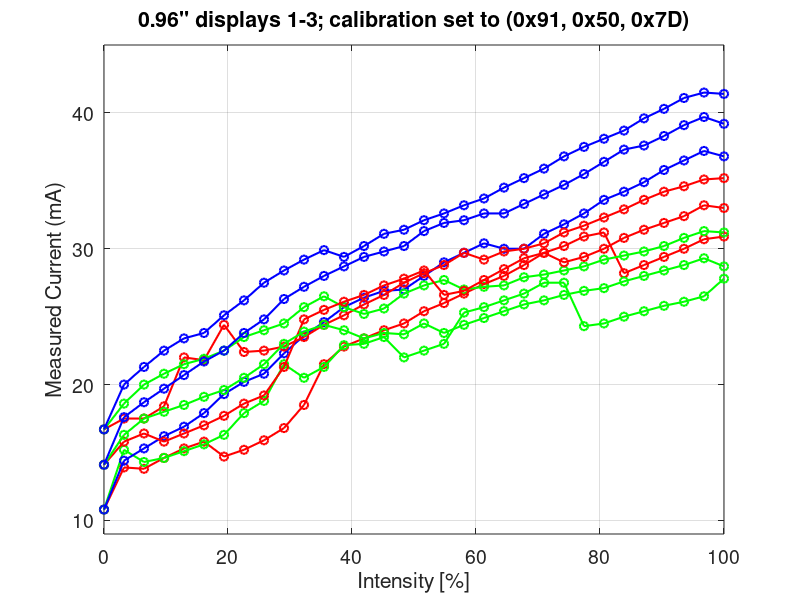

Write the MATLAB code that produced this figure.
clear;          % Clear the workspace
close all;      % Close old figures

data_values = linspace(0, 100, 32);

% display 1
data10 = [10.800, 13.900, 13.800, 14.600, 15.300, 15.800, 14.700, 15.200, 15.900, 16.800, 18.500, 21.500, 22.800, 23.400, 24.000, 24.500, 25.400, 26.000, 26.700, 27.400, 28.000, 28.800, 29.700, 30.200, 30.900, 31.200, 28.200, 28.800, 29.400, 30.000, 30.700, 30.900];
data11 = [10.800, 15.200, 14.300, 14.600, 15.100, 15.600, 16.300, 17.900, 18.800, 21.500, 20.500, 21.300, 22.900, 23.000, 23.500, 22.000, 22.500, 23.000, 25.300, 25.700, 26.200, 26.700, 27.500, 27.500, 24.300, 24.500, 25.000, 25.400, 25.800, 26.100, 26.500, 27.800];
data12 = [10.800, 14.400, 15.300, 16.200, 16.900, 17.900, 19.300, 20.200, 20.800, 22.300, 23.600, 24.600, 25.700, 26.400, 26.900, 27.000, 28.000, 29.000, 29.700, 30.400, 30.000, 30.000, 31.100, 31.800, 32.600, 33.600, 34.200, 34.900, 35.800, 36.500, 37.200, 36.800];

% display 2
data20 = [16.700, 17.500, 17.500, 18.400, 22.000, 21.800, 24.400, 22.400, 22.500, 22.800, 23.500, 24.400, 25.100, 25.900, 26.600, 27.500, 28.200, 28.800, 29.700, 29.200, 29.800, 30.000, 30.400, 31.200, 31.700, 32.300, 32.900, 33.600, 34.200, 34.600, 35.100, 35.200];
data21 = [16.700, 18.600, 20.000, 20.800, 21.500, 21.900, 22.500, 23.500, 24.000, 24.500, 25.700, 26.500, 25.700, 25.200, 25.600, 26.700, 27.300, 27.700, 27.000, 27.200, 27.300, 27.900, 28.100, 28.400, 28.700, 29.200, 29.500, 29.800, 30.200, 30.800, 31.300, 31.200];
data22 = [16.700, 20.000, 21.300, 22.500, 23.400, 23.800, 25.100, 26.200, 27.500, 28.400, 29.200, 29.900, 29.400, 30.200, 31.100, 31.400, 32.100, 32.600, 33.200, 33.700, 34.500, 35.200, 35.900, 36.800, 37.500, 38.100, 38.700, 39.600, 40.300, 41.100, 41.500, 41.400];

% display 3
data30 = [14.100, 15.800, 16.400, 15.800, 16.400, 17.000, 17.700, 18.600, 19.200, 21.300, 24.800, 25.500, 26.100, 26.600, 27.300, 27.800, 28.400, 26.600, 26.900, 27.700, 28.500, 29.300, 29.700, 29.000, 29.400, 30.000, 30.800, 31.400, 31.900, 32.400, 33.200, 33.000];
data31 = [14.100, 16.300, 17.500, 18.000, 18.500, 19.100, 19.600, 20.500, 21.500, 23.000, 23.900, 24.400, 24.000, 23.400, 23.800, 23.700, 24.500, 23.800, 24.400, 24.900, 25.400, 25.900, 26.200, 26.600, 26.900, 27.100, 27.600, 28.000, 28.400, 28.800, 29.300, 28.700];
data32 = [14.100, 17.600, 18.700, 19.700, 20.700, 21.700, 22.500, 23.800, 24.800, 26.300, 27.200, 28.000, 28.700, 29.400, 29.800, 30.200, 31.300, 31.900, 32.100, 32.600, 32.600, 33.300, 34.000, 34.700, 35.500, 36.400, 37.300, 37.600, 38.300, 39.100, 39.700, 39.200];

figure('position', [100, 100, 500, 500])

plot( data_values, data10, 'o-r', 'LineWidth', 1.5 ); hold on;
plot( data_values, data11, 'o-g', 'LineWidth', 1.5 );
plot( data_values, data12, 'o-b', 'LineWidth', 1.5 );

plot( data_values, data20, 'o-r', 'LineWidth', 1.5 );
plot( data_values, data21, 'o-g', 'LineWidth', 1.5 );
plot( data_values, data22, 'o-b', 'LineWidth', 1.5 );

plot( data_values, data30, 'o-r', 'LineWidth', 1.5 );
plot( data_values, data31, 'o-g', 'LineWidth', 1.5 );
plot( data_values, data32, 'o-b', 'LineWidth', 1.5 );

xlabel( 'Intensity [%]', 'fontsize', 10 ); ylabel( 'Measured Current (mA)', 'fontsize', 10 );
title( '0.96" displays 1-3; calibration set to (0x91, 0x50, 0x7D)' );
grid on; ylim( [ 9, 45 ] ); xlim( [ 0, 100 ]); set( gca, 'fontsize', 14 );

print('oledpower_results_displayall_cal','-dpng','-r0') %2nd arg: -dpng for png, -depsc for eps